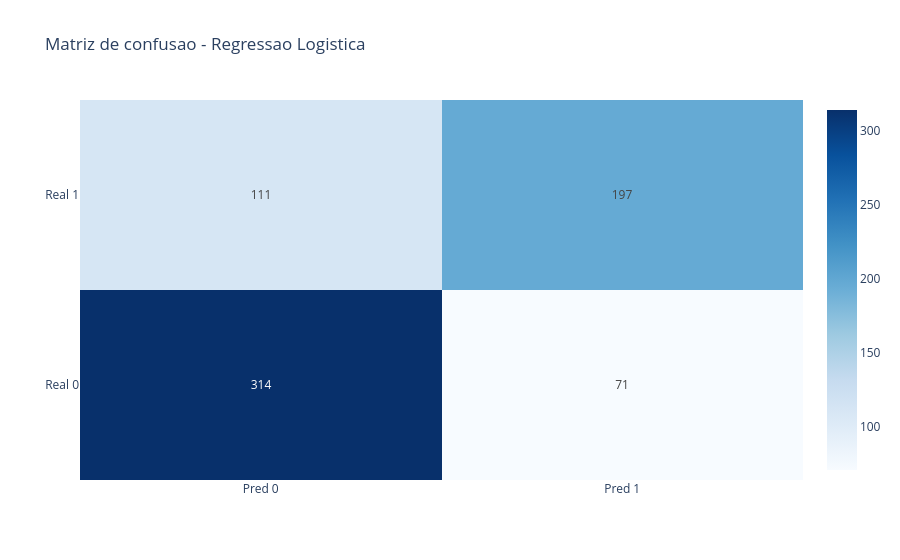
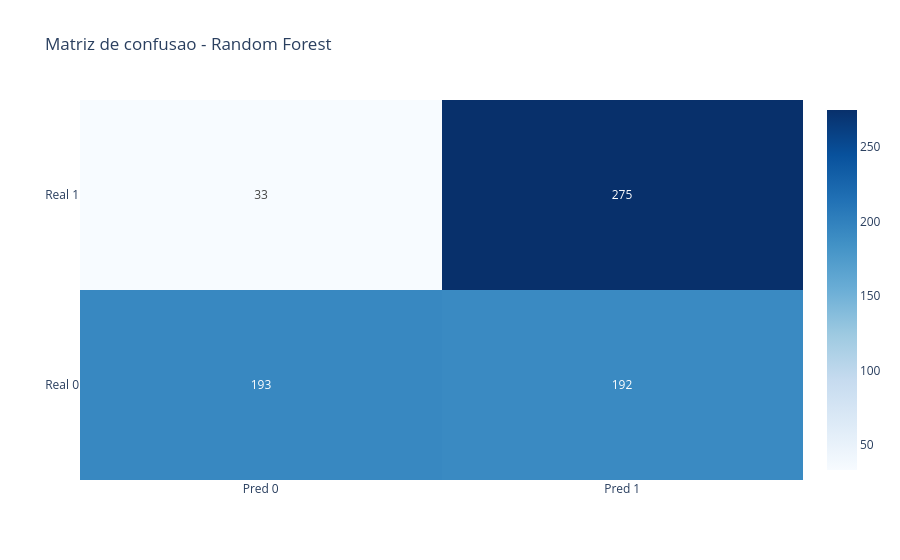
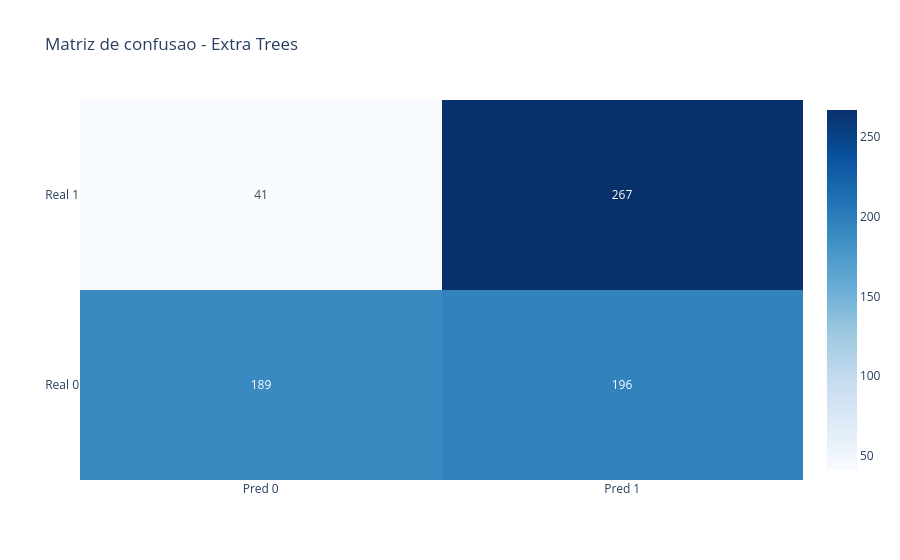
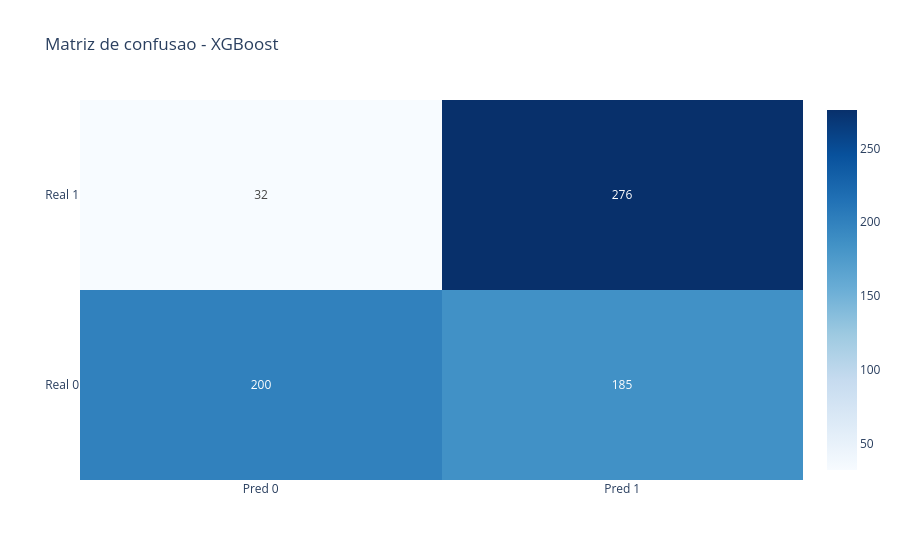

Source (notebook cell) for these figures, in order:
### Markdown cell above
## 6) Avaliacao: matriz de confusao, ROC-AUC e analise de acuracia

Aqui fazemos diagnostico detalhado da qualidade do modelo.

### O que e analisado
- **Matriz de confusao** por modelo:
  - verdadeiros positivos, falsos positivos, verdadeiros negativos, falsos negativos.
- **Curva ROC** e AUC:
  - capacidade de separar classes em varios thresholds.
- **Curva Precision-Recall**:
  - especialmente util quando ha desbalanceamento.
- **Curva de threshold** do melhor modelo:
  - mostra trade-off entre precision, recall e F1.
- **Tabela de calibracao por faixas**:
  - compara probabilidade prevista vs taxa real observada.

### Analise de acuracia para todos os modelos
Tambem e criada uma comparacao entre:
- acuracia no teste temporal,
- acuracia media na validacao cruzada,
- diferenca entre teste e CV (estabilidade).

Isso ajuda a identificar overfitting e consistencia de generalizacao.

### Code cell
for model_name, result in results.items():
    y_pred = result["metrics"]["y_pred"]
    cm = confusion_matrix(y_test, y_pred)
    fig_cm = go.Figure(
        data=go.Heatmap(
            z=cm,
            x=["Pred 0", "Pred 1"],
            y=["Real 0", "Real 1"],
            text=cm,
            texttemplate="%{text}",
            colorscale="Blues",
        )
    )
    fig_cm.update_layout(title=f"Matriz de confusao - {model_name}")
    fig_cm.show()

roc_fig = go.Figure()
pr_fig = go.Figure()
for model_name, result in results.items():
    fpr, tpr, _ = roc_curve(y_test, result["test_prob"])
    precision, recall, _ = precision_recall_curve(y_test, result["test_prob"])

    roc_fig.add_trace(
        go.Scatter(
            x=fpr,
            y=tpr,
            mode="lines",
            name=f"{model_name} (AUC={result['metrics']['roc_auc']:.3f})",
        )
    )

    pr_fig.add_trace(
        go.Scatter(
            x=recall,
            y=precision,
            mode="lines",
            name=f"{model_name} (PR-AUC={result['metrics']['pr_auc']:.3f})",
        )
    )

roc_fig.add_trace(go.Scatter(x=[0, 1], y=[0, 1], mode="lines", name="Aleatorio", line=dict(dash="dash")))
roc_fig.update_layout(
    title="Curva ROC - comparacao de modelos",
    xaxis_title="False Positive Rate",
    yaxis_title="True Positive Rate",
    yaxis=dict(scaleanchor="x", scaleratio=1),
    xaxis=dict(constrain="domain"),
)
roc_fig.show()

pr_fig.update_layout(
    title="Curva Precision-Recall - comparacao de modelos",
    xaxis_title="Recall",
    yaxis_title="Precision",
)
pr_fig.show()

best_model_name_eval = metrics_table.iloc[0]["modelo"]
best_result_eval = results[best_model_name_eval]

threshold_curve_best = best_result_eval["threshold_table"].copy()
fig_threshold = px.line(
    threshold_curve_best,
    x="threshold",
    y=["precision", "recall", "f1"],
    markers=True,
    title=f"Curva de threshold (OOF treino) - {best_model_name_eval}",
    labels={"value": "Score", "threshold": "Threshold"},
)
fig_threshold.add_vline(
    x=best_result_eval["threshold"],
    line_dash="dash",
    line_color="red",
    annotation_text=f"Threshold selecionado: {best_result_eval['threshold']:.2f}",
)
fig_threshold.show()

calibration_df = pd.DataFrame({"prob": best_result_eval["test_prob"], "real": y_test.values})
calibration_df["faixa_prob"] = pd.cut(calibration_df["prob"], bins=[0, 0.2, 0.4, 0.6, 0.8, 1.0], include_lowest=True)
calibration_table = (
    calibration_df.groupby("faixa_prob", as_index=False)
    .agg(amostra=("real", "size"), taxa_real=("real", "mean"), prob_media=("prob", "mean"))
)
calibration_table["taxa_real"] = calibration_table["taxa_real"] * 100
calibration_table["prob_media"] = calibration_table["prob_media"] * 100

print(f"Calibracao por faixas - {best_model_name_eval}")
display(calibration_table.round(2))

# Analise comparativa de acuracia para todos os modelos
accuracy_analysis = (
    metrics_table[["modelo", "accuracy", "precision", "recall", "f1", "roc_auc", "pr_auc"]]
    .merge(
        cv_metrics_table[["modelo", "cv_accuracy_mean", "cv_accuracy_std", "cv_recall_mean", "cv_f1_mean"]],
        on="modelo",
        how="left",
    )
    .sort_values("accuracy", ascending=False)
    .reset_index(drop=True)
)
accuracy_analysis["rank_acuracia_teste"] = accuracy_analysis["accuracy"].rank(method="min", ascending=False).astype(int)
accuracy_analysis["delta_accuracy_teste_vs_cv"] = accuracy_analysis["accuracy"] - accuracy_analysis["cv_accuracy_mean"]

print("Analise de acuracia e estabilidade (CV x teste):")
display(accuracy_analysis.round(4))

accuracy_plot_df = accuracy_analysis.melt(
    id_vars=["modelo"],
    value_vars=["accuracy", "cv_accuracy_mean"],
    var_name="origem",
    value_name="acuracia",
)
accuracy_plot_df["origem"] = accuracy_plot_df["origem"].map(
    {"accuracy": "Acuracia no teste temporal", "cv_accuracy_mean": "Acuracia media CV (treino)"}
)

fig_accuracy = px.bar(
    accuracy_plot_df,
    x="modelo",
    y="acuracia",
    color="origem",
    barmode="group",
    text=accuracy_plot_df["acuracia"].map(lambda v: f"{v:.3f}"),
    title="Comparacao de acuracia por modelo (teste temporal vs CV)",
    labels={"modelo": "Modelo", "acuracia": "Acuracia", "origem": "Origem da metrica"},
)
fig_accuracy.update_yaxes(range=[0, 1])
fig_accuracy.update_traces(textposition="outside")
fig_accuracy.show()

best_acc = accuracy_analysis.iloc[0]
worst_acc = accuracy_analysis.iloc[-1]

analysis_lines = [
    "### Analise de acuracia de todos os modelos",
    "",
    f"- Melhor acuracia no teste temporal: **{best_acc['modelo']}** ({best_acc['accuracy']:.3f}).",
    f"- Menor acuracia no teste temporal: **{worst_acc['modelo']}** ({worst_acc['accuracy']:.3f}).",
    f"- Diferenca entre melhor e pior acuracia: **{(best_acc['accuracy'] - worst_acc['accuracy']):.3f}**.",
    "",
    "Detalhamento por modelo:",
]

for _, row in accuracy_analysis.iterrows():
    analysis_lines.append(
        f"- **{row['modelo']}**: teste={row['accuracy']:.3f}, CV={row['cv_accuracy_mean']:.3f}, "
        f"delta_teste_cv={row['delta_accuracy_teste_vs_cv']:+.3f}, recall_teste={row['recall']:.3f}."
    )

display(Markdown("\n".join(analysis_lines)))

### Figure 1 — Plotly figure (JSON) as saved in the notebook; plotly's stock layout.template omitted (floating-point values rounded to 4 significant figures)
{"data": [{"colorscale": [[0, "rgb(247,251,255)"], [0.125, "rgb(222,235,247)"], [0.25, "rgb(198,219,239)"], [0.375, "rgb(158,202,225)"], [0.5, "rgb(107,174,214)"], [0.625, "rgb(66,146,198)"], [0.75, "rgb(33,113,181)"], [0.875, "rgb(8,81,156)"], [1, "rgb(8,48,107)"]], "text": [[314, 71], [111, 197]], "texttemplate": "%{text}", "type": "heatmap", "x": ["Pred 0", "Pred 1"], "y": ["Real 0", "Real 1"], "z": [[314, 71], [111, 197]]}], "layout": {"title": {"text": "Matriz de confusao - Regressao Logistica"}}}

### Figure 2 — Plotly figure (JSON) as saved in the notebook; plotly's stock layout.template omitted (floating-point values rounded to 4 significant figures)
{"data": [{"colorscale": [[0, "rgb(247,251,255)"], [0.125, "rgb(222,235,247)"], [0.25, "rgb(198,219,239)"], [0.375, "rgb(158,202,225)"], [0.5, "rgb(107,174,214)"], [0.625, "rgb(66,146,198)"], [0.75, "rgb(33,113,181)"], [0.875, "rgb(8,81,156)"], [1, "rgb(8,48,107)"]], "text": [[193, 192], [33, 275]], "texttemplate": "%{text}", "type": "heatmap", "x": ["Pred 0", "Pred 1"], "y": ["Real 0", "Real 1"], "z": [[193, 192], [33, 275]]}], "layout": {"title": {"text": "Matriz de confusao - Random Forest"}}}

### Figure 3 — Plotly figure (JSON) as saved in the notebook; plotly's stock layout.template omitted (floating-point values rounded to 4 significant figures)
{"data": [{"colorscale": [[0, "rgb(247,251,255)"], [0.125, "rgb(222,235,247)"], [0.25, "rgb(198,219,239)"], [0.375, "rgb(158,202,225)"], [0.5, "rgb(107,174,214)"], [0.625, "rgb(66,146,198)"], [0.75, "rgb(33,113,181)"], [0.875, "rgb(8,81,156)"], [1, "rgb(8,48,107)"]], "text": [[189, 196], [41, 267]], "texttemplate": "%{text}", "type": "heatmap", "x": ["Pred 0", "Pred 1"], "y": ["Real 0", "Real 1"], "z": [[189, 196], [41, 267]]}], "layout": {"title": {"text": "Matriz de confusao - Extra Trees"}}}

### Figure 4 — Plotly figure (JSON) as saved in the notebook; plotly's stock layout.template omitted (floating-point values rounded to 4 significant figures)
{"data": [{"colorscale": [[0, "rgb(247,251,255)"], [0.125, "rgb(222,235,247)"], [0.25, "rgb(198,219,239)"], [0.375, "rgb(158,202,225)"], [0.5, "rgb(107,174,214)"], [0.625, "rgb(66,146,198)"], [0.75, "rgb(33,113,181)"], [0.875, "rgb(8,81,156)"], [1, "rgb(8,48,107)"]], "text": [[200, 185], [32, 276]], "texttemplate": "%{text}", "type": "heatmap", "x": ["Pred 0", "Pred 1"], "y": ["Real 0", "Real 1"], "z": [[200, 185], [32, 276]]}], "layout": {"title": {"text": "Matriz de confusao - XGBoost"}}}
